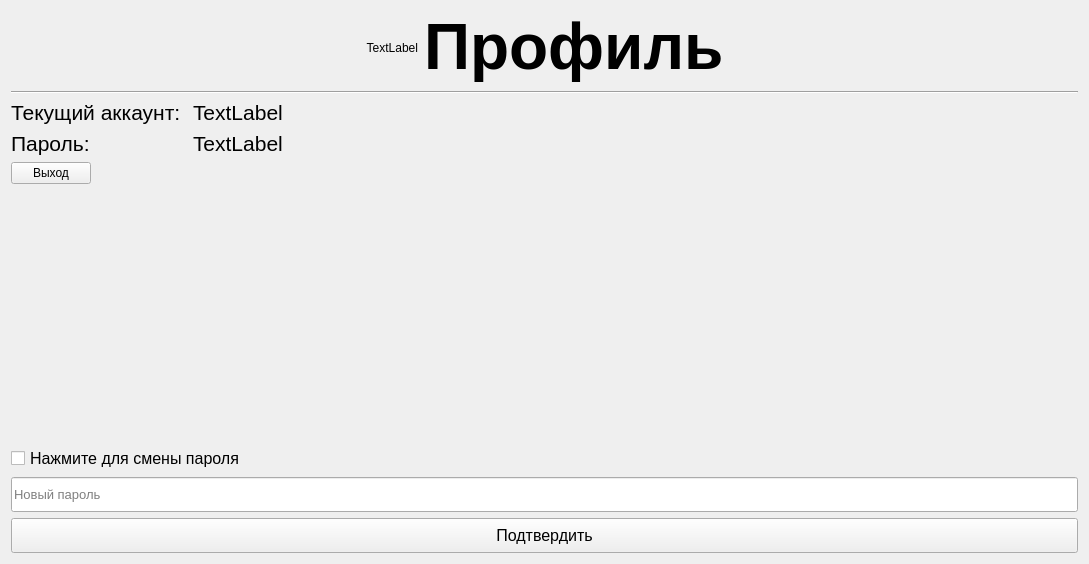
<?xml version="1.0" encoding="UTF-8"?>
<ui version="4.0">
 <class>Form</class>
 <widget class="QWidget" name="Form">
  <property name="geometry">
   <rect>
    <x>0</x>
    <y>0</y>
    <width>1089</width>
    <height>564</height>
   </rect>
  </property>
  <property name="windowTitle">
   <string>Form</string>
  </property>
  <layout class="QGridLayout" name="gridLayout_2">
   <item row="4" column="0">
    <spacer name="verticalSpacer">
     <property name="orientation">
      <enum>Qt::Vertical</enum>
     </property>
     <property name="sizeHint" stdset="0">
      <size>
       <width>20</width>
       <height>40</height>
      </size>
     </property>
    </spacer>
   </item>
   <item row="5" column="0">
    <layout class="QVBoxLayout" name="verticalLayout">
     <item>
      <widget class="QCheckBox" name="change_password">
       <property name="font">
        <font>
         <pointsize>12</pointsize>
        </font>
       </property>
       <property name="text">
        <string>Нажмите для смены пароля</string>
       </property>
      </widget>
     </item>
     <item>
      <widget class="QLineEdit" name="new_password_input">
       <property name="minimumSize">
        <size>
         <width>0</width>
         <height>35</height>
        </size>
       </property>
       <property name="font">
        <font>
         <pointsize>10</pointsize>
        </font>
       </property>
       <property name="placeholderText">
        <string>Новый пароль</string>
       </property>
      </widget>
     </item>
     <item>
      <widget class="QPushButton" name="confirm_button">
       <property name="minimumSize">
        <size>
         <width>30</width>
         <height>35</height>
        </size>
       </property>
       <property name="font">
        <font>
         <pointsize>12</pointsize>
        </font>
       </property>
       <property name="text">
        <string>Подтвердить</string>
       </property>
      </widget>
     </item>
    </layout>
   </item>
   <item row="0" column="0">
    <layout class="QHBoxLayout" name="horizontalLayout">
     <item>
      <spacer name="horizontalSpacer">
       <property name="orientation">
        <enum>Qt::Horizontal</enum>
       </property>
       <property name="sizeHint" stdset="0">
        <size>
         <width>40</width>
         <height>20</height>
        </size>
       </property>
      </spacer>
     </item>
     <item>
      <widget class="QLabel" name="profile_image">
       <property name="text">
        <string>TextLabel</string>
       </property>
       <property name="alignment">
        <set>Qt::AlignRight|Qt::AlignTrailing|Qt::AlignVCenter</set>
       </property>
      </widget>
     </item>
     <item>
      <widget class="QLabel" name="label">
       <property name="font">
        <font>
         <pointsize>48</pointsize>
        </font>
       </property>
       <property name="text">
        <string>&lt;html&gt;&lt;head/&gt;&lt;body&gt;&lt;p&gt;&lt;span style=&quot; font-weight:600;&quot;&gt;Профиль&lt;/span&gt;&lt;/p&gt;&lt;/body&gt;&lt;/html&gt;</string>
       </property>
       <property name="alignment">
        <set>Qt::AlignLeading|Qt::AlignLeft|Qt::AlignTop</set>
       </property>
      </widget>
     </item>
     <item>
      <spacer name="horizontalSpacer_2">
       <property name="orientation">
        <enum>Qt::Horizontal</enum>
       </property>
       <property name="sizeHint" stdset="0">
        <size>
         <width>40</width>
         <height>20</height>
        </size>
       </property>
      </spacer>
     </item>
    </layout>
   </item>
   <item row="1" column="0">
    <widget class="Line" name="line">
     <property name="orientation">
      <enum>Qt::Horizontal</enum>
     </property>
    </widget>
   </item>
   <item row="2" column="0">
    <layout class="QGridLayout" name="gridLayout">
     <item row="1" column="0">
      <widget class="QLabel" name="label_4">
       <property name="sizePolicy">
        <sizepolicy hsizetype="Fixed" vsizetype="Fixed">
         <horstretch>0</horstretch>
         <verstretch>0</verstretch>
        </sizepolicy>
       </property>
       <property name="font">
        <font>
         <pointsize>16</pointsize>
        </font>
       </property>
       <property name="text">
        <string>Пароль:</string>
       </property>
      </widget>
     </item>
     <item row="1" column="2">
      <widget class="QLabel" name="password">
       <property name="sizePolicy">
        <sizepolicy hsizetype="Fixed" vsizetype="Fixed">
         <horstretch>0</horstretch>
         <verstretch>0</verstretch>
        </sizepolicy>
       </property>
       <property name="font">
        <font>
         <pointsize>16</pointsize>
        </font>
       </property>
       <property name="text">
        <string>TextLabel</string>
       </property>
      </widget>
     </item>
     <item row="1" column="3">
      <widget class="QPushButton" name="see_password">
       <property name="sizePolicy">
        <sizepolicy hsizetype="Fixed" vsizetype="Fixed">
         <horstretch>32</horstretch>
         <verstretch>32</verstretch>
        </sizepolicy>
       </property>
       <property name="maximumSize">
        <size>
         <width>32</width>
         <height>32</height>
        </size>
       </property>
       <property name="styleSheet">
        <string notr="true">border : 0; background: transparent;</string>
       </property>
       <property name="text">
        <string/>
       </property>
      </widget>
     </item>
     <item row="0" column="2">
      <widget class="QLabel" name="login">
       <property name="sizePolicy">
        <sizepolicy hsizetype="Fixed" vsizetype="Fixed">
         <horstretch>0</horstretch>
         <verstretch>0</verstretch>
        </sizepolicy>
       </property>
       <property name="font">
        <font>
         <pointsize>16</pointsize>
        </font>
       </property>
       <property name="text">
        <string>TextLabel</string>
       </property>
      </widget>
     </item>
     <item row="0" column="0">
      <widget class="QLabel" name="label_2">
       <property name="sizePolicy">
        <sizepolicy hsizetype="Fixed" vsizetype="Fixed">
         <horstretch>0</horstretch>
         <verstretch>0</verstretch>
        </sizepolicy>
       </property>
       <property name="font">
        <font>
         <pointsize>16</pointsize>
        </font>
       </property>
       <property name="text">
        <string>Текущий аккаунт: </string>
       </property>
      </widget>
     </item>
     <item row="0" column="3">
      <spacer name="horizontalSpacer_3">
       <property name="orientation">
        <enum>Qt::Horizontal</enum>
       </property>
       <property name="sizeHint" stdset="0">
        <size>
         <width>40</width>
         <height>20</height>
        </size>
       </property>
      </spacer>
     </item>
    </layout>
   </item>
   <item row="3" column="0">
    <layout class="QHBoxLayout" name="horizontalLayout_2">
     <property name="topMargin">
      <number>0</number>
     </property>
     <property name="bottomMargin">
      <number>0</number>
     </property>
     <item>
      <widget class="QPushButton" name="exit_button">
       <property name="maximumSize">
        <size>
         <width>150</width>
         <height>100</height>
        </size>
       </property>
       <property name="text">
        <string>Выход</string>
       </property>
      </widget>
     </item>
     <item>
      <spacer name="horizontalSpacer_4">
       <property name="orientation">
        <enum>Qt::Horizontal</enum>
       </property>
       <property name="sizeHint" stdset="0">
        <size>
         <width>40</width>
         <height>20</height>
        </size>
       </property>
      </spacer>
     </item>
    </layout>
   </item>
  </layout>
 </widget>
 <resources/>
 <connections/>
</ui>
